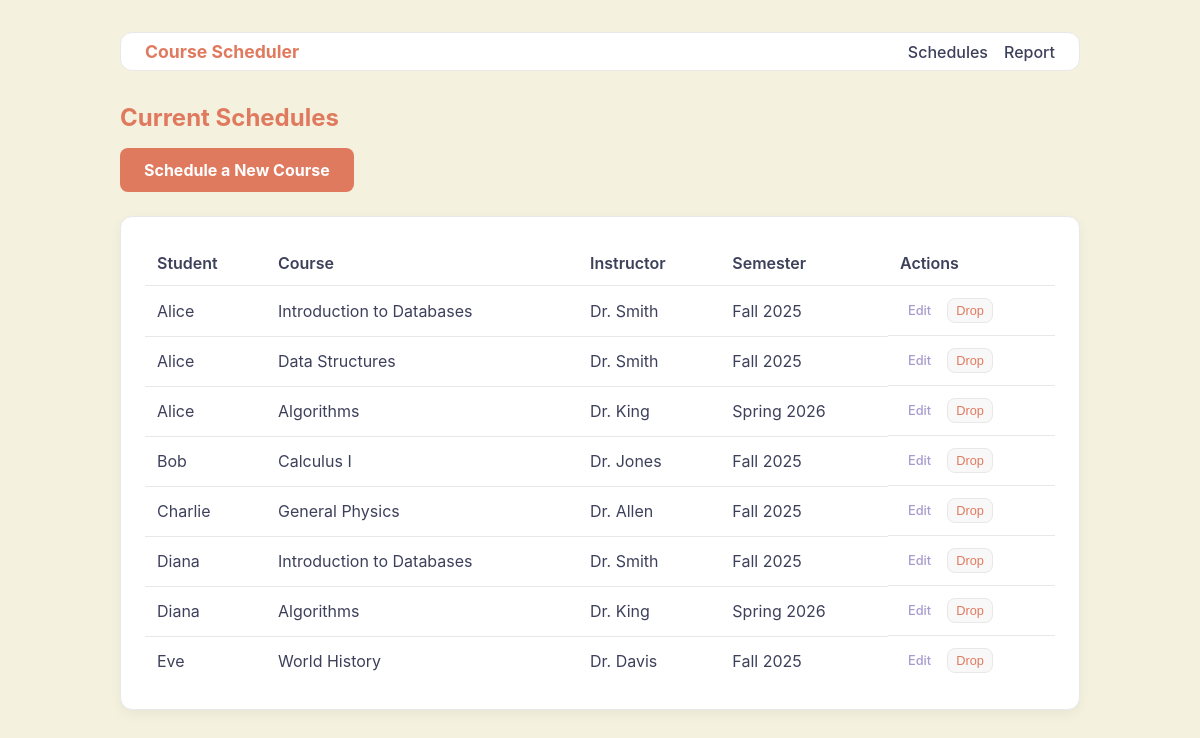
Page /schedules on the committed database.
### tables this page shows
CREATE TABLE schedules (
  schedule_id INTEGER PRIMARY KEY AUTOINCREMENT,
  student_id INTEGER NOT NULL,
  course_id INTEGER NOT NULL,
  semester TEXT NOT NULL, -- e.g., "Fall 2025"
  FOREIGN KEY (student_id) REFERENCES students(student_id) ON DELETE CASCADE,
  FOREIGN KEY (course_id) REFERENCES courses(course_id) ON DELETE CASCADE
);

CREATE TABLE students (
  student_id INTEGER PRIMARY KEY AUTOINCREMENT,
  name TEXT NOT NULL,
  major TEXT NOT NULL
);

CREATE TABLE courses (
  course_id INTEGER PRIMARY KEY AUTOINCREMENT,
  title TEXT NOT NULL,
  instructor_id INTEGER,
  FOREIGN KEY (instructor_id) REFERENCES instructors(instructor_id)
);

CREATE TABLE instructors (
  instructor_id INTEGER PRIMARY KEY AUTOINCREMENT,
  name TEXT NOT NULL,
  department TEXT NOT NULL
);

### app.py (the view)
@app.route("/schedules")
def list_schedules():
    conn = get_db()
    schedules = conn.execute("""
        SELECT s.schedule_id, st.name as student_name, c.title as course_title, i.name as instructor_name, s.semester
        FROM schedules s
        JOIN students st ON s.student_id = st.student_id
        JOIN courses c ON s.course_id = c.course_id
        LEFT JOIN instructors i ON c.instructor_id = i.instructor_id
        ORDER BY st.name, s.semester
    """).fetchall()
    return render_template("schedules.html", schedules=schedules)

### app.py (called while the page is built)
def get_db():
    conn = sqlite3.connect(DB_PATH, isolation_level=None)
    conn.row_factory = sqlite3.Row
    return conn

### templates/schedules.html
{% extends "base.html" %}
{% block content %}
  <h2>Current Schedules</h2>
  <a href="{{ url_for('create_schedule') }}" role="button">Schedule a New Course</a>
  <div class="content-card">
    <table>
      <thead>
        <tr><th>Student</th><th>Course</th><th>Instructor</th><th>Semester</th><th>Actions</th></tr>
      </thead>
      <tbody>
        {% for item in schedules %}
        <tr>
          <td>{{ item.student_name }}</td>
          <td>{{ item.course_title }}</td>
          <td>{{ item.instructor_name or 'N/A' }}</td>
          <td>{{ item.semester }}</td>
          <td class="actions">
            <a href="{{ url_for('edit_schedule', schedule_id=item.schedule_id) }}">Edit</a>
            <form action="{{ url_for('delete_schedule', schedule_id=item.schedule_id) }}" method="post" onsubmit="return confirm('Are you sure?');">
              <button type="submit">Drop</button>
            </form>
          </td>
        </tr>
        {% else %}
        <tr><td colspan="5">No courses scheduled yet.</td></tr>
        {% endfor %}
      </tbody>
    </table>
  </div>
{% endblock %}

### templates/base.html (shortened to what this page needs)
<!doctype html>
<html lang="en">
<head>
  <link rel="stylesheet" href="{{ url_for('static', filename='style.css') }}">
</head>
<body>
  <div class="main-container">
    <nav>
      <ul>
        <li><strong>Course Scheduler</strong></li>
      </ul>
      <ul>
        <li><a href="{{ url_for('list_schedules') }}">Schedules</a></li>
        <li><a href="{{ url_for('report') }}">Report</a></li>
      </ul>
    </nav>
    <main>
        {% block content %}{% endblock %}
    </main>
  </div>
</body>
</html>

### static/style.css (style rules this page uses)
:root { --background-color: #f4f1de; --text-color: #3d405b; --primary-color: #e07a5f; --secondary-color: #81b29a; --accent-color: #a89bce; --card-background-color: #ffffff; --border-color: #e8e8e8; --font-family: -apple-system, BlinkMacSystemFont, 'Segoe UI', Roboto, Helvetica, Arial, sans-serif; }
body { background-color: var(--background-color); color: var(--text-color); font-family: var(--font-family); margin: 0; padding: 0; }
.main-container { max-width: 960px; margin: 2rem auto; padding: 0 1rem; }
nav { display: flex; justify-content: space-between; align-items: center; background-color: var(--card-background-color); padding: 0.5rem 1.5rem; border-radius: 12px; border: 1px solid var(--border-color); margin-bottom: 2rem; }
nav ul { list-style-type: none; margin: 0; padding: 0; display: flex; gap: 1rem; }
nav a { color: var(--text-color); text-decoration: none; font-weight: 500; transition: color 0.2s; }
nav strong { color: var(--primary-color); font-size: 1.1rem; }
h2, h3 { color: var(--primary-color); margin-bottom: 1rem; }
a { color: var(--accent-color); text-decoration: none; }
a[role="button"] { display: inline-block; background-color: var(--primary-color); color: white; padding: 0.75rem 1.5rem; border-radius: 8px; text-decoration: none; font-weight: bold; margin-bottom: 1.5rem; transition: background-color 0.2s; }
button, input[type="submit"] { background-color: var(--primary-color); color: white; border: none; padding: 0.75rem 1.5rem; border-radius: 8px; font-weight: bold; cursor: pointer; transition: background-color 0.2s; }
.content-card { background-color: var(--card-background-color); padding: 1.5rem; border-radius: 12px; border: 1px solid var(--border-color); box-shadow: 0 4px 12px rgba(0,0,0,0.05); margin-bottom: 2rem; }
table { width: 100%; border-collapse: collapse; }
th, td { text-align: left; padding: 0.75rem; border-bottom: 1px solid var(--border-color); }
th { color: var(--text-color); font-weight: 600; }
tbody tr:last-child td { border-bottom: none; }
.actions { display: flex; gap: 0.5rem; align-items: center; }
.actions a, .actions button { padding: 0.25rem 0.5rem; font-size: 0.8rem; font-weight: 500; }
.actions button { background-color: #f8f8f8; color: var(--primary-color); border: 1px solid var(--border-color); }
form { display: flex; flex-direction: column; gap: 1rem; }

### rows in the picture
schedules: student_name "Alice", course_title "Introduction to Databases", name "Dr. Smith", semester "Fall 2025"
schedules: student_name "Alice", course_title "Data Structures", name "Dr. Smith", semester "Fall 2025"
schedules: student_name "Alice", course_title "Algorithms", name "Dr. King", semester "Spring 2026"
schedules: student_name "Bob", course_title "Calculus I", name "Dr. Jones", semester "Fall 2025"
schedules: student_name "Charlie", course_title "General Physics", name "Dr. Allen", semester "Fall 2025"
schedules: student_name "Diana", course_title "Introduction to Databases", name "Dr. Smith", semester "Fall 2025"
schedules: student_name "Diana", course_title "Algorithms", name "Dr. King", semester "Spring 2026"
schedules: student_name "Eve", course_title "World History", name "Dr. Davis", semester "Fall 2025"
